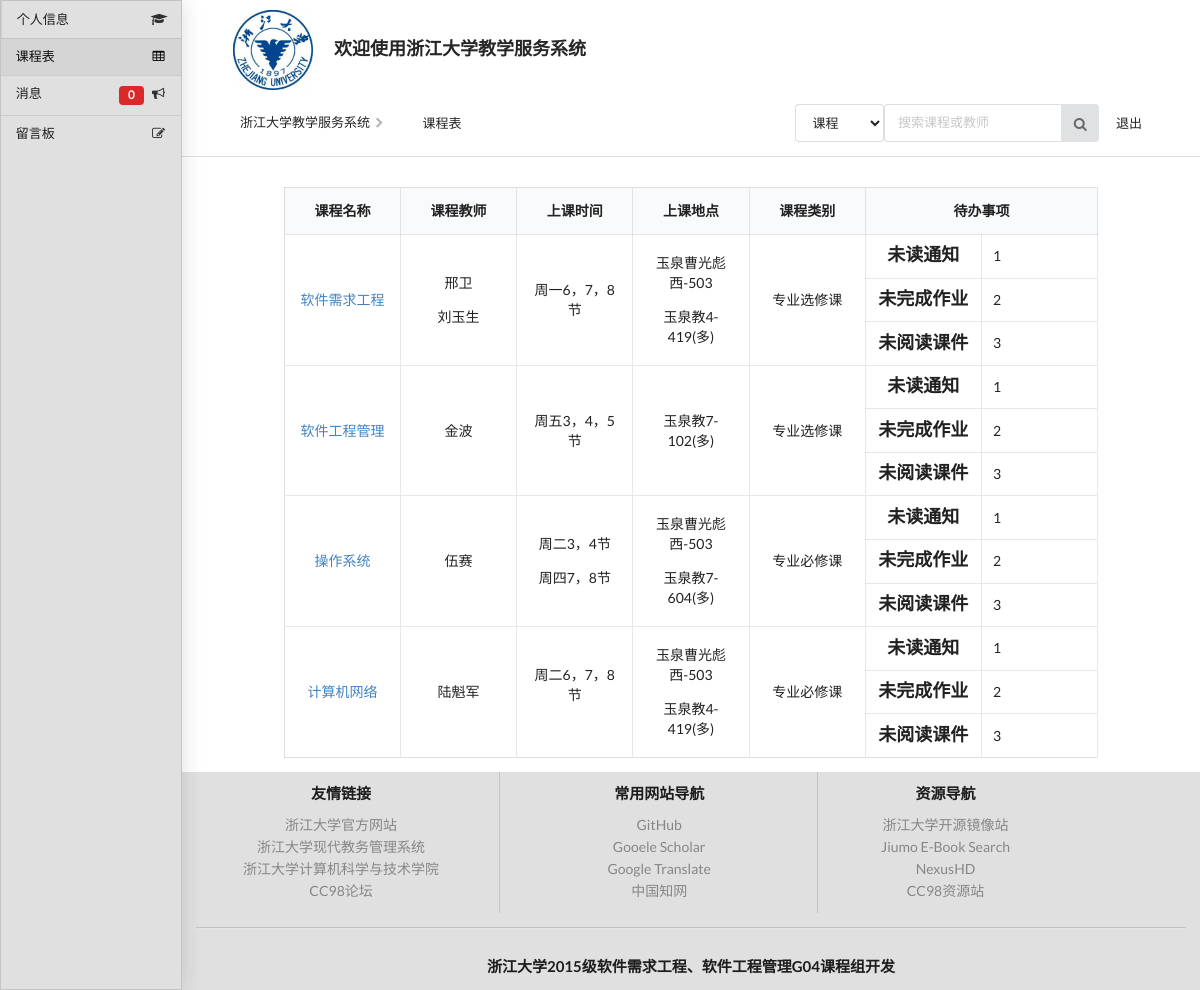
The app's page /student/ (signed in) with its own data.
### teacher/models.py (models this page shows)
class CourseInfo(models.Model):
    course_name = models.CharField(max_length=50, null=True)
    course_syllabus = models.TextField(null=True)
    course_teacher = models.CharField(max_length=50, null=True)
    course_type = models.CharField(max_length=50, null=True)
    course_time = models.CharField(max_length=30, null=True)
    course_pos = models.CharField(max_length=30, null=True)

### student/views.py (the view, shortened to what this page needs)
@user_passes_test(studentcheck, login_url="/login")
def index(request):
    userCourse = request.user.userinfo.user_course.all()
    CoursesList = []
    for i in userCourse:
        singleCourse = [i.course_name, i.course_teacher.split(';'), i.course_time.split(
            ';'), i.course_pos.split(';'), i. course_type, '1', '2', '3', i.id]
        CoursesList.append(singleCourse)
    userMessage = request.user.userinfo.isread_set.all()
    GlobalNoticeList = []
    liuyanList = []
    leftmessage = Customer.objects.all()
    j = 1
    for i in leftmessage:
        liuyanList.append(
            ['/static/Semantic-UI-master/examples/assets/images/avatar/tom.jpg', '游客', '游客', i.customer_title + i.customer_content, i.customer_time.strftime("%Y-%m-%d %H:%M:%S"), j])
        j += 1
    tmp = []
    unreadGlobalNotice = 0
    for i in GlobalNoticeList:
        if i[0] == '0':
            unreadGlobalNotice += 1
    liuyanPage = Paginator(liuyanList, 10)
    liuyanPaginator = []
    for i in range(1, liuyanPage.num_pages + 1):
        for j in liuyanPage.page(i):
            tmp.append(liuyanPage.page(i))
        liuyanPaginator.append(tmp)
        tmp = []
    return render(request, 'student/index.html', {'GlobalNoticeList': GlobalNoticeList,
                                                  'unreadGlobalNotice': unreadGlobalNotice,
                                                  'CoursesList': CoursesList,
                                                  'liuyanPage': liuyanPage, 'liuyanPaginator': liuyanPaginator})

### student/views.py (called while the page is built)
def studentcheck(user):
    try:
        if user.userinfo.user_type == 1:
            return True
    except:
        return False
    return False

### templates/student/index.html (shortened to what this page needs)
<!DOCTYPE html>
<html>
<head>
    <meta name="viewport" content="width=device-width, initial-scale=1.0, maximum-scale=2.0"> {% load staticfiles %}
    <link rel="stylesheet" href="{% static 'css/tab.css' %}">
    <link rel="stylesheet" href="{% static 'css/pagination.css' %}">
    <link rel="stylesheet" href="{% static 'Semantic-UI-master/dist/semantic.min.css' %}">
</head>
<body onload="init()">
    <div style="background-color: #E0E0E0;" class="ui visible left overlay vertical small sidebar menu" id="left_sidebar">
        <div class="ui container">
            <a class="item" data-tab="home">
                <i class="student icon"></i>个人信息</a>
            <a class="active item" data-tab="course_table">
                <i class="table icon"></i>课程表</a>
            <a class="item" data-tab="message">
                <i class="announcement icon"></i>
                <div class="ui red label">{{ unreadGlobalNotice }}</div>
                消息
            </a>
            <a class="item" data-tab="liuyan">
                <i class="edit icon"></i>留言板</a>
        </div>
    </div>
    <div class="pusher" id="pusher" style="margin-left: 182px;">
        <div class="ui container" style="width: 90%;margin-top: 10px">
            <div class="ui items">
                <div class="item">
                    <a class="ui tiny image">
                        <img src="{% static 'img/zju4.jpg' %}">
                    </a>
                    <div class="middle aligned content">
                        <a class="header">欢迎使用浙江大学教学服务系统</a>
                    </div>
                </div>
            </div>
        </div>
        <div class="ui vertical masthead center aligned segment">
            <div class="ui container" style="width: 91%">
                <div class="ui secondary small breadcrumb borderless visible menu">
                    <a class="item" onclick="hide_left()" id="menu1">
                    浙江大学教学服务系统
                    <span>
                        <i class="right chevron icon divider"></i>
                    </span>
                </a>
                    <a class="item" id="second_item">课程表</a>
                    <div class="right menu">
                        <div class="ui action input">
                            <select class="ui compact selection dropdown">
                            <option selected="" value="courses">课程</option>
                        </select>
                            <input class="prompt" type="text" placeholder="搜索课程或教师">
                            <button class="ui icon button">
                            <i class="search icon"></i>
                        </button>
                        </div>
                    </div>
                    <a class="item" href="logout">退出</a>
                </div>
            </div>
        </div>
        <div class="ui hidden divider"></div>
        <div class="ui bottom attached active tab" data-tab="course_table" style="min-height: 568px">
            <div class="ui container" style="width: 80%">
                <table class="ui celled structured table">
                    <thead>
                        <tr>
                            <th class="center aligned two wide">课程名称</th>
                            <th class="center aligned two wide">课程教师</th>
                            <th class="center aligned two wide">上课时间</th>
                            <th class="center aligned two wide">上课地点</th>
                            <th class="center aligned two wide">课程类别</th>
                            <th colspan="2" class="center aligned four wide">待办事项</th>
                        </tr>
                    </thead>
                    <tbody>
                        {% for foo in CoursesList %}
                        <tr>
                            <td rowspan="3" class="center aligned">
                                <a href='student_courses/{{ foo.8 }}/'>{{ foo.0 }}</a>
                            </td>
                            <td rowspan="3" class="center aligned">
                                {% for i in foo.1 %}
                                <p>{{ i }}</p>
                                {% endfor %}
                            </td>
                            <td rowspan="3" class="center aligned">
                                {% for i in foo.2 %}
                                <p>{{ i }}</p>
                                {% endfor %}
                            </td>
                            <td rowspan="3" class="center aligned">
                                {% for i in foo.3 %}
                                <p>{{ i }}</p>
                                {% endfor %}
                            </td>
                            <td rowspan="3" class="center aligned">{{ foo.4 }}</td>
                            <td class="center aligned">
                                <div class="ui header">未读通知</div>
                            </td>
                            <td>{{ foo.5 }}</td>
                        </tr>
                        <tr>
                            <td class="center aligned">
                                <div class="ui header">未完成作业</div>
                            </td>
                            <td>{{ foo.6 }}</td>
                        </tr>
                        <tr>
                            <td class="center aligned two wide">
                                <div class="ui header">未阅读课件</div>
                            </td>
                            <td>{{ foo.7 }}</td>
                        </tr>
                        {% endfor %}
                    </tbody>
                </table>
            </div>
        </div>
        <div class="ui footer basic segment" style="background-color: #E0E0E0;">
            <div class="ui center aligned container">
                <div class="ui stackable divided equal height stackable grid">
                    <div class="five wide column">
                        <h4 class="ui header">友情链接</h4>
                        <div class="ui link list">
                            <a href="http://www.zju.edu.cn" class="item">浙江大学官方网站</a>
                            <a href="http://jwbinfosys.zju.edu.cn/default2.aspx" class="item">浙江大学现代教务管理系统</a>
                            <a href="http://www.cs.zju.edu.cn/" class="item">浙江大学计算机科学与技术学院</a>
                            <a href="http://www.cc98.org/" class="item">CC98论坛</a>
                        </div>
                    </div>
                    <div class="five wide column">
                        <h4 class="ui header">常用网站导航</h4>
                        <div class="ui link list">
                            <a href="https://github.com/" class="item">GitHub</a>
                            <a href="https://scholar.google.com/" class="item">Gooele Scholar</a>
                            <a href="https://translate.google.cn/" class="item">Google Translate</a>
                            <a href="http://www.cnki.net/" class="item">中国知网</a>
                        </div>
                    </div>
                    <div class="four wide column">
                        <h4 class="ui header">资源导航</h4>
                        <div class="ui link list">
                            <a href="http://mirrors.zju.edu.cn/#list" class="item">浙江大学开源镜像站</a>
                            <a href="https://www.jiumodiary.com/" class="item">Jiumo E-Book Search</a>
                            <a href="http://www.nexushd.org/index.php" class="item">NexusHD</a>
                            <a href="ftp://software.cc98.org/" class="item">CC98资源站</a>
                        </div>
                    </div>
                </div>
                <div class="ui inverted section divider"></div>
                <h4>浙江大学2015级软件需求工程、软件工程管理G04课程组开发</h4>
            </div>
        </div>
    </div>
</body>
</html>

### records on screen
CourseInfo: course_name "软件需求工程", 2 "周一6，7，8节", course_type "专业选修课"
CourseInfo: course_name "软件工程管理", 1 "金波", 2 "周五3，4，5节", 3 "玉泉教7-102(多)", course_type "专业选修课"
CourseInfo: course_name "操作系统", 1 "伍赛", course_type "专业必修课"
CourseInfo: course_name "计算机网络", 1 "陆魁军", course_type "专业必修课"

### other values on screen
{{ unreadGlobalNotice }} "0"
{{ i }} "邢卫" "刘玉生"
{{ i }} "玉泉曹光彪西-503" "玉泉教4-419(多)" "玉泉曹光彪西-503" "玉泉教7-604(多)" "玉泉曹光彪西-503" "玉泉教4-419(多)"
{{ foo.5 }} "1" "1" "1" "1"
{{ foo.6 }} "2" "2" "2" "2"
{{ foo.7 }} "3" "3" "3" "3"
{{ i }} "周二3，4节" "周四7，8节" "周二6，7，8节"
